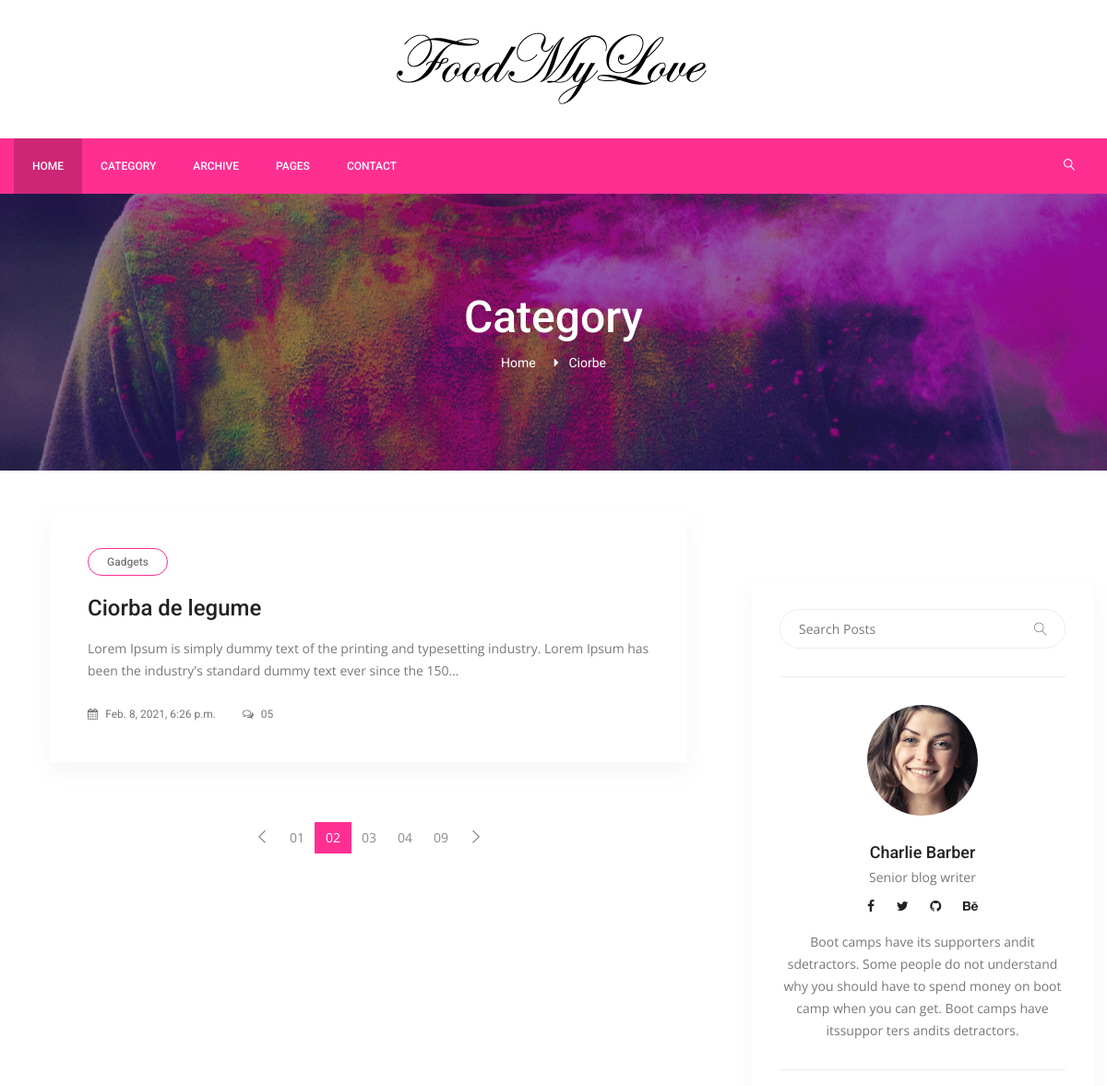
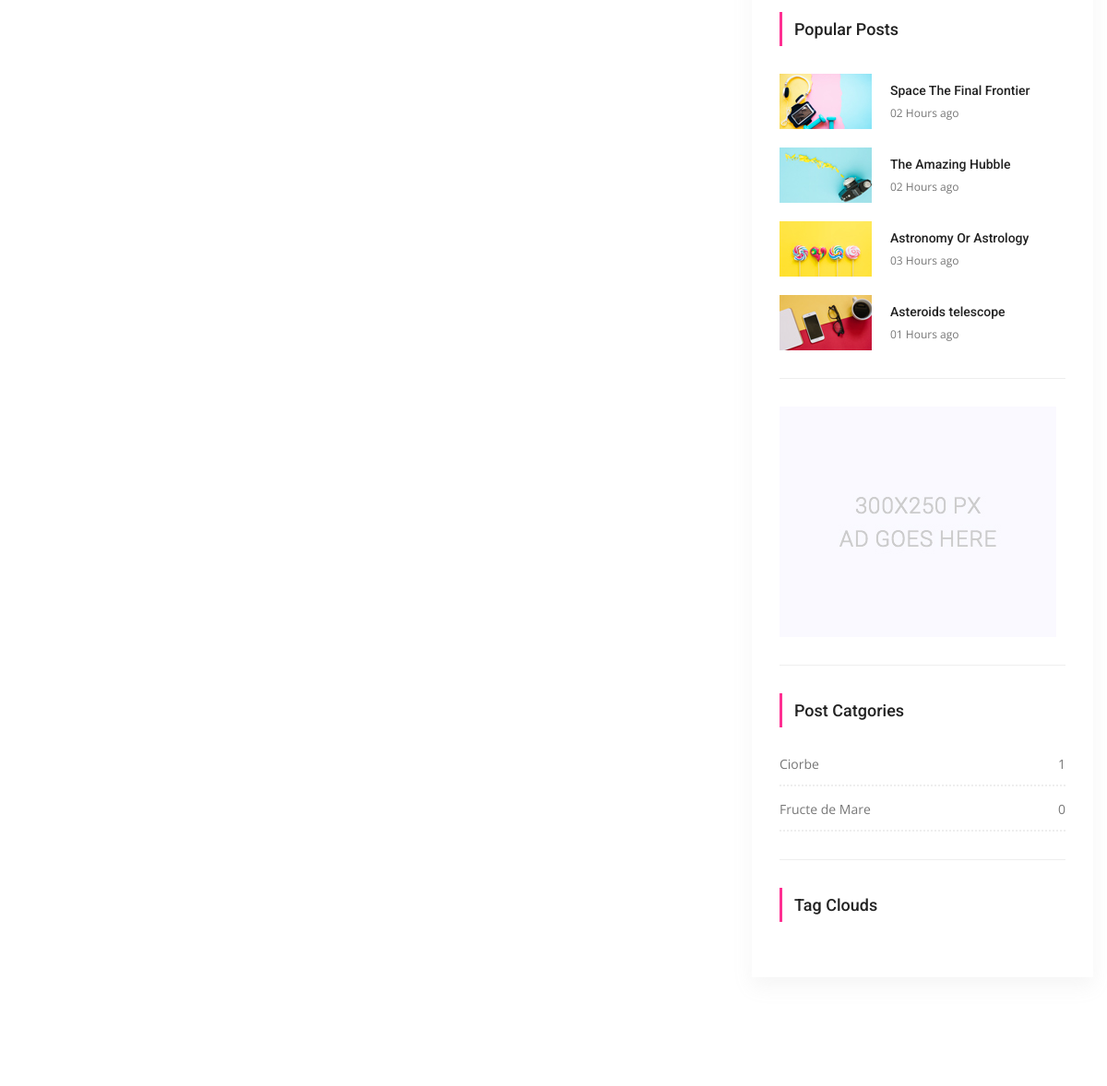
Before: /category/1/ciorbe (upper part) with the older database file (2 pictures, top to bottom).
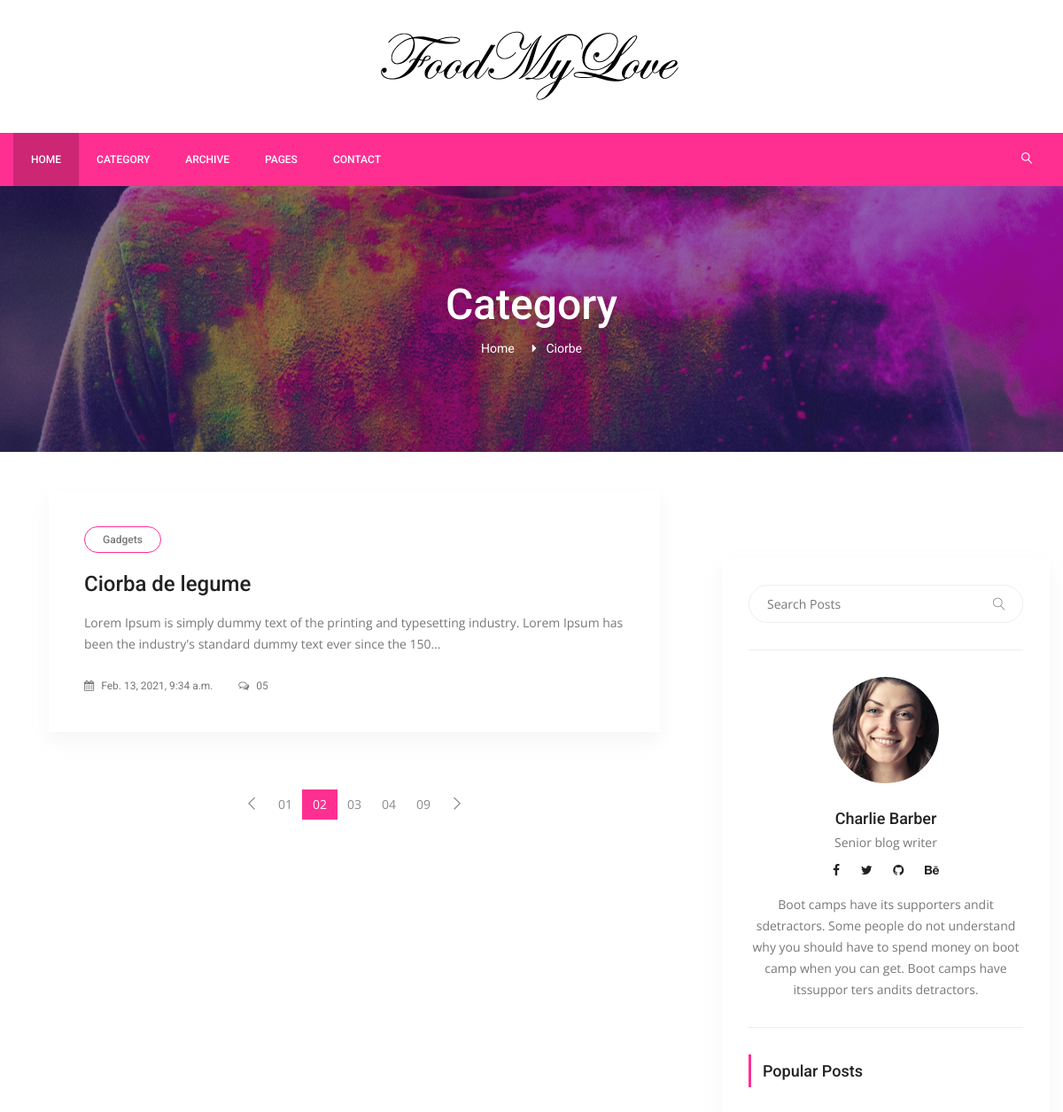
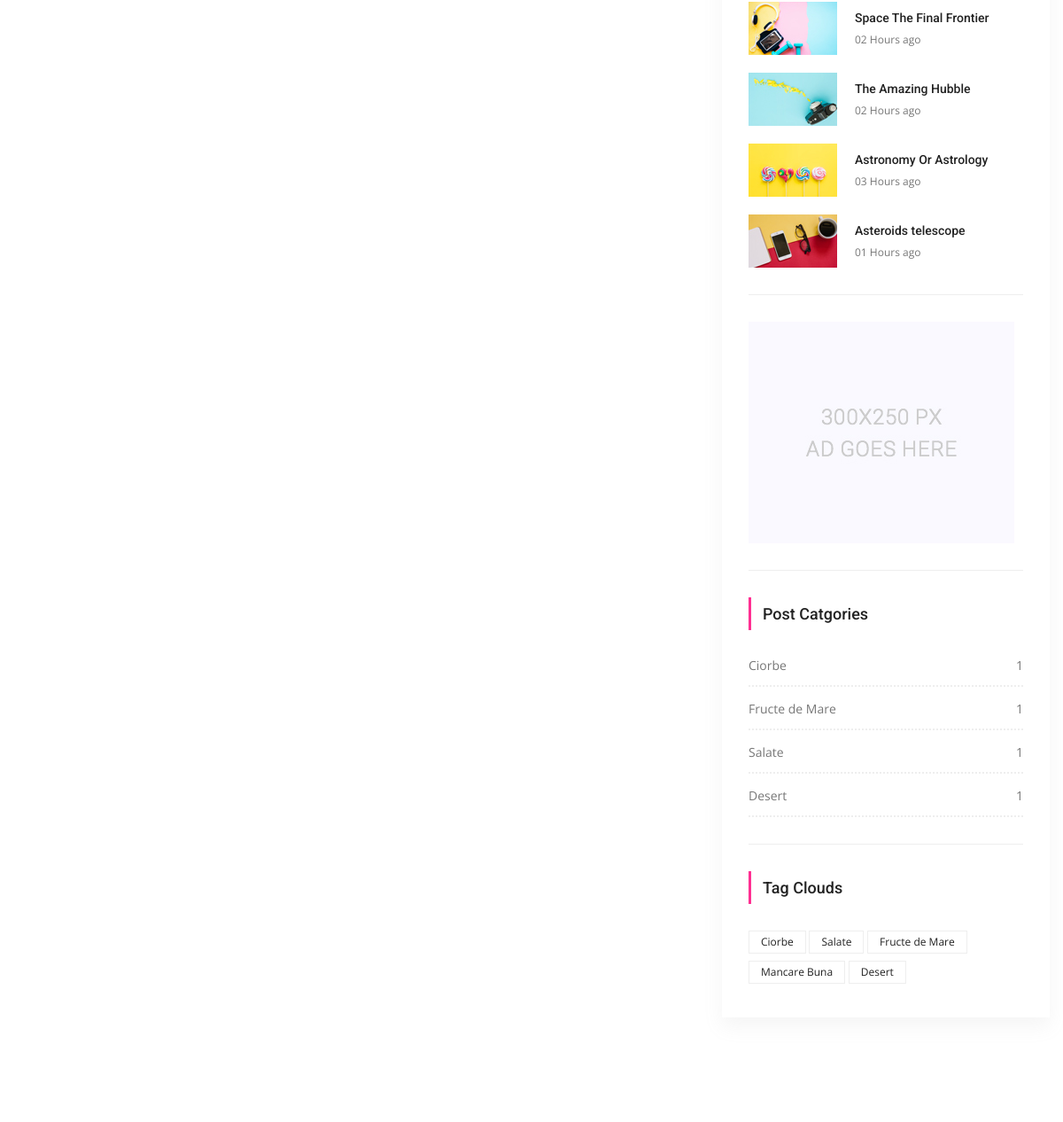
After: the same page with the newer database file (2 pictures, top to bottom).
### posts/models.py (models this page shows, shortened)
class Post(models.Model):
    title = models.CharField(max_length=150)
    content = models.TextField()
    publishing_date = models.DateTimeField(auto_now=True)
    image = models.ImageField(blank=True, null=True, upload_to='uploads/')
    user = models.ForeignKey(settings.AUTH_USER_MODEL,
                             on_delete=models.CASCADE)
    slug = models.SlugField(default='slug', editable=False)
    category = models.ForeignKey(Category,
                                 on_delete=models.CASCADE,
                                 default=1,
                                 related_name='posts')
    tag = models.ManyToManyField(Tag, related_name='posts', blank=True)
    slider_post = models.BooleanField(default=False)

class Category(models.Model):
    title = models.CharField(max_length=150)
    slug = models.SlugField(editable=False)
    def post_count(self):
        return self.posts.all().count()

class Tag(models.Model):
    title = models.CharField(max_length=50)
    slug = models.SlugField(editable=False)
    def __str__(self):
        return self.title

### posts/views.py (the view)
class CategoryDetail(ListView):
    model = Post
    template_name = 'categories/category_detail.html'
    context_object_name = 'posts'
    def get_queryset(self):
        self.category = get_object_or_404(Category, pk=self.kwargs['pk'])
        return Post.objects.filter(category=self.category).order_by('-id')
    def get_context_data(self, **kwargs):
        context = super(CategoryDetail, self).get_context_data(**kwargs)
        self.category = get_object_or_404(Category, pk=self.kwargs['pk'])
        context['category'] = self.category
        return context

### posts/templatetags/custom_tags.py (called while the page is built)
@register.simple_tag(name='categories')
def all_categories():
    return Category.objects.all()

@register.simple_tag(name='tags')
def all_tags():
    return Tag.objects.all()

### templates/categories/category_detail.html (shortened to what this page needs)
{% extends 'base.html' %}
{% load static %}
{% block content %}
        <section class="banner_area">
            <div class="banner_inner d-flex align-items-center">
            	<div class="overlay bg-parallax" data-stellar-ratio="0.9" data-stellar-vertical-offset="0" data-background=""></div>
				<div class="container">
					<div class="banner_content text-center">
						<h2>Category</h2>
						<div class="page_link">
							<a href="{% url 'index' %}">Home</a>
							<a href="#">{{ category.title }}</a>
						</div>
					</div>
				</div>
            </div>
        </section>
        <section class="blog_area p_120">
            <div class="container">
                <div class="row">
                    <div class="col-lg-8">
                        <div class="blog_left_sidebar">
                            {% for post in posts %}
                            <article class="blog_style1">
                            	<div class="blog_img">
                            	</div>
                            	<div class="blog_text">
									<div class="blog_text_inner">
										<a class="cat" href="#">Gadgets</a>
										<a href="#"><h4>{{ post.title }}</h4></a>
										<p>{{ post.content | truncatechars:150 }}</p>
										<div class="date">
											<a href="#"><i class="fa fa-calendar" aria-hidden="true"></i> {{ post.publishing_date }}</a>
											<a href="#"><i class="fa fa-comments-o" aria-hidden="true"></i> 05</a>
										</div>
									</div>
                            	</div>
                            </article>
                            {% endfor %}
                            <nav class="blog-pagination justify-content-center d-flex">
		                        <ul class="pagination">
		                            <li class="page-item">
		                                <a href="#" class="page-link" aria-label="Previous">
		                                    <span aria-hidden="true">
		                                        <span class="lnr lnr-chevron-left"></span>
		                                    </span>
		                                </a>
		                            </li>
		                            <li class="page-item"><a href="#" class="page-link">01</a></li>
		                            <li class="page-item active"><a href="#" class="page-link">02</a></li>
		                            <li class="page-item"><a href="#" class="page-link">03</a></li>
		                            <li class="page-item"><a href="#" class="page-link">04</a></li>
		                            <li class="page-item"><a href="#" class="page-link">09</a></li>
		                            <li class="page-item">
		                                <a href="#" class="page-link" aria-label="Next">
		                                    <span aria-hidden="true">
		                                        <span class="lnr lnr-chevron-right"></span>
		                                    </span>
		                                </a>
		                            </li>
		                        </ul>
		                    </nav>
                        </div>
                    </div>
                    {% include 'right_side.html' %}
                </div>
            </div>
        </section>
        {% endblock %}

### templates/right_side.html
{% load static %}
{% load custom_tags %}
 <div class="col-lg-4">
    <div class="blog_right_sidebar">
        <aside class="single_sidebar_widget search_widget">
            <div class="input-group">
                <input type="text" class="form-control" placeholder="Search Posts">
                <span class="input-group-btn">
                    <button class="btn btn-default" type="button"><i class="lnr lnr-magnifier"></i></button>
                </span>
            </div>
            <div class="br"></div>
        </aside>
        <aside class="single_sidebar_widget author_widget">
            <img class="author_img rounded-circle" src="{% static "img/blog/author.png" %}" alt="">
            <h4>Charlie Barber</h4>
            <p>Senior blog writer</p>
            <div class="social_icon">
                <a href="#"><i class="fa fa-facebook"></i></a>
                <a href="#"><i class="fa fa-twitter"></i></a>
                <a href="#"><i class="fa fa-github"></i></a>
                <a href="#"><i class="fa fa-behance"></i></a>
            </div>
            <p>Boot camps have its supporters andit sdetractors. Some people do not understand why you should have to spend money on boot camp when you can get. Boot camps have itssuppor ters andits detractors.</p>
            <div class="br"></div>
        </aside>
        <aside class="single_sidebar_widget popular_post_widget">
            <h3 class="widget_title">Popular Posts</h3>
            <div class="media post_item">
                <img src="{% static "img/blog/popular-post/post1.jpg" %}" alt="post">
                <div class="media-body">
                    <a href="blog-details.html"><h3>Space The Final Frontier</h3></a>
                    <p>02 Hours ago</p>
                </div>
            </div>
            <div class="media post_item">
                <img src="{% static "img/blog/popular-post/post2.jpg" %}" alt="post">
                <div class="media-body">
                    <a href="blog-details.html"><h3>The Amazing Hubble</h3></a>
                    <p>02 Hours ago</p>
                </div>
            </div>
            <div class="media post_item">
                <img src="{% static "img/blog/popular-post/post3.jpg" %}" alt="post">
                <div class="media-body">
                    <a href="blog-details.html"><h3>Astronomy Or Astrology</h3></a>
                    <p>03 Hours ago</p>
                </div>
            </div>
            <div class="media post_item">
                <img src="{% static "img/blog/popular-post/post4.jpg" %}" alt="post">
                <div class="media-body">
                    <a href="blog-details.html"><h3>Asteroids telescope</h3></a>
                    <p>01 Hours ago</p>
                </div>
            </div>
            <div class="br"></div>
        </aside>
        <aside class="single_sidebar_widget">
            <a href="#"><img class="img-fluid" src="{% static "img/blog/add.jpg" %}" alt=""></a>
            <div class="br"></div>
        </aside>
        <aside class="single_sidebar_widget post_category_widget">
            <h4 class="widget_title">Post Catgories</h4>
            <ul class="list cat-list">
                {% categories as categories %}
                {% for category in categories %}
                <li>
                    <a href="{% url 'category_detail' pk=category.id slug=category.slug %}" class="d-flex justify-content-between">
                        <p>{{ category.title }}</p>
                        <p>{{ category.post_count }}</p>
                    </a>
                </li>
                {% endfor %}
            </ul>
            <div class="br"></div>
        </aside>
        <aside class="single-sidebar-widget tag_cloud_widget">
            <h4 class="widget_title">Tag Clouds</h4>
            <ul class="list">
                {% tags as labels %}
                {% for label in labels %}
                <li><a href="{% url 'tag_detail' label.slug %}">{{ label }}</a></li>
                {% endfor %}
            </ul>
        </aside>
    </div>
</div>

Changed rows visible on the page:
changed Post "Ciorba de legume": publishing_date "Feb. 8, 2021, 6:26 p.m." → "Feb. 13, 2021, 9:34 a.m."
computed for Category "Fructe de Mare": post_count "0" → "1"
added Category: title "Salate", post_count "1"
added Category: title "Desert", post_count "1"
added Tag: title "Ciorbe"
added Tag: title "Salate"
added Tag: title "Fructe de Mare"
added Tag: title "Mancare Buna"
added Tag: title "Desert"
